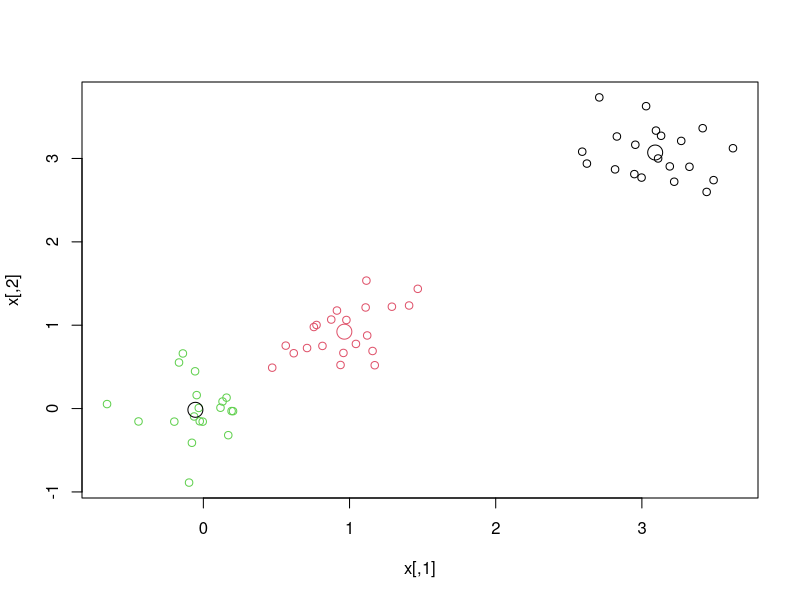

Recreate this plot in R.
x=rbind(matrix(rnorm(40,sd=0.3),ncol=2),
        matrix(rnorm(40,mean=1,sd=0.3),ncol=2),
        matrix(rnorm(40,mean=3,sd=0.3),ncol=2))
c=kmeans(x,3)
plot(x,col=c$cluster)
points(c$centers,col=1:2,pch=1,cex=2)
#pch= jenis karakter, cex ukuran